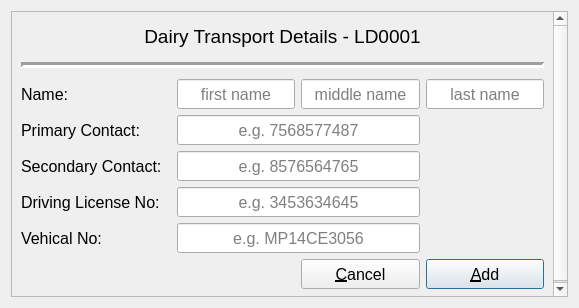
<?xml version="1.0" encoding="UTF-8"?>
<ui version="4.0">
 <class>NewTransport</class>
 <widget class="QWidget" name="NewTransport">
  <property name="geometry">
   <rect>
    <x>0</x>
    <y>0</y>
    <width>579</width>
    <height>308</height>
   </rect>
  </property>
  <property name="windowTitle">
   <string>NewTransport</string>
  </property>
  <layout class="QGridLayout" name="gridLayout">
   <item row="0" column="0">
    <widget class="QScrollArea" name="scrollArea">
     <property name="widgetResizable">
      <bool>true</bool>
     </property>
     <widget class="QWidget" name="scrollAreaWidgetContents">
      <property name="geometry">
       <rect>
        <x>0</x>
        <y>0</y>
        <width>559</width>
        <height>288</height>
       </rect>
      </property>
      <layout class="QGridLayout" name="gridLayout_2">
       <item row="0" column="0" colspan="4">
        <widget class="QLabel" name="label">
         <property name="sizePolicy">
          <sizepolicy hsizetype="Preferred" vsizetype="Fixed">
           <horstretch>0</horstretch>
           <verstretch>0</verstretch>
          </sizepolicy>
         </property>
         <property name="minimumSize">
          <size>
           <width>0</width>
           <height>30</height>
          </size>
         </property>
         <property name="maximumSize">
          <size>
           <width>16777215</width>
           <height>30</height>
          </size>
         </property>
         <property name="font">
          <font>
           <pointsize>14</pointsize>
          </font>
         </property>
         <property name="text">
          <string>Dairy Transport Details - LD0001</string>
         </property>
         <property name="alignment">
          <set>Qt::AlignCenter</set>
         </property>
        </widget>
       </item>
       <item row="1" column="0" colspan="4">
        <widget class="Line" name="line">
         <property name="sizePolicy">
          <sizepolicy hsizetype="Preferred" vsizetype="Fixed">
           <horstretch>0</horstretch>
           <verstretch>0</verstretch>
          </sizepolicy>
         </property>
         <property name="minimumSize">
          <size>
           <width>0</width>
           <height>16</height>
          </size>
         </property>
         <property name="maximumSize">
          <size>
           <width>16777215</width>
           <height>16</height>
          </size>
         </property>
         <property name="lineWidth">
          <number>3</number>
         </property>
         <property name="orientation">
          <enum>Qt::Horizontal</enum>
         </property>
        </widget>
       </item>
       <item row="2" column="0">
        <widget class="QLabel" name="nameLabel">
         <property name="sizePolicy">
          <sizepolicy hsizetype="Preferred" vsizetype="Fixed">
           <horstretch>0</horstretch>
           <verstretch>0</verstretch>
          </sizepolicy>
         </property>
         <property name="minimumSize">
          <size>
           <width>150</width>
           <height>30</height>
          </size>
         </property>
         <property name="maximumSize">
          <size>
           <width>16777215</width>
           <height>30</height>
          </size>
         </property>
         <property name="font">
          <font>
           <pointsize>12</pointsize>
          </font>
         </property>
         <property name="text">
          <string>Name:</string>
         </property>
        </widget>
       </item>
       <item row="2" column="1">
        <widget class="QLineEdit" name="firstNameEdit">
         <property name="sizePolicy">
          <sizepolicy hsizetype="Preferred" vsizetype="Fixed">
           <horstretch>0</horstretch>
           <verstretch>0</verstretch>
          </sizepolicy>
         </property>
         <property name="minimumSize">
          <size>
           <width>0</width>
           <height>30</height>
          </size>
         </property>
         <property name="maximumSize">
          <size>
           <width>16777215</width>
           <height>30</height>
          </size>
         </property>
         <property name="font">
          <font>
           <pointsize>12</pointsize>
          </font>
         </property>
         <property name="toolTip">
          <string>first name of driver</string>
         </property>
         <property name="alignment">
          <set>Qt::AlignCenter</set>
         </property>
         <property name="placeholderText">
          <string>first name</string>
         </property>
        </widget>
       </item>
       <item row="2" column="2">
        <widget class="QLineEdit" name="secondNameEdit">
         <property name="sizePolicy">
          <sizepolicy hsizetype="Preferred" vsizetype="Fixed">
           <horstretch>0</horstretch>
           <verstretch>0</verstretch>
          </sizepolicy>
         </property>
         <property name="minimumSize">
          <size>
           <width>0</width>
           <height>30</height>
          </size>
         </property>
         <property name="maximumSize">
          <size>
           <width>16777215</width>
           <height>30</height>
          </size>
         </property>
         <property name="font">
          <font>
           <pointsize>12</pointsize>
          </font>
         </property>
         <property name="toolTip">
          <string>middle name of driver</string>
         </property>
         <property name="alignment">
          <set>Qt::AlignCenter</set>
         </property>
         <property name="placeholderText">
          <string>middle name</string>
         </property>
        </widget>
       </item>
       <item row="2" column="3">
        <widget class="QLineEdit" name="lastNameEdit">
         <property name="sizePolicy">
          <sizepolicy hsizetype="Preferred" vsizetype="Fixed">
           <horstretch>0</horstretch>
           <verstretch>0</verstretch>
          </sizepolicy>
         </property>
         <property name="minimumSize">
          <size>
           <width>0</width>
           <height>30</height>
          </size>
         </property>
         <property name="maximumSize">
          <size>
           <width>16777215</width>
           <height>30</height>
          </size>
         </property>
         <property name="font">
          <font>
           <pointsize>12</pointsize>
          </font>
         </property>
         <property name="toolTip">
          <string>last name of driver</string>
         </property>
         <property name="alignment">
          <set>Qt::AlignCenter</set>
         </property>
         <property name="placeholderText">
          <string>last name</string>
         </property>
        </widget>
       </item>
       <item row="3" column="0">
        <widget class="QLabel" name="primaryLabel">
         <property name="sizePolicy">
          <sizepolicy hsizetype="Preferred" vsizetype="Fixed">
           <horstretch>0</horstretch>
           <verstretch>0</verstretch>
          </sizepolicy>
         </property>
         <property name="minimumSize">
          <size>
           <width>150</width>
           <height>30</height>
          </size>
         </property>
         <property name="maximumSize">
          <size>
           <width>16777215</width>
           <height>30</height>
          </size>
         </property>
         <property name="font">
          <font>
           <pointsize>12</pointsize>
          </font>
         </property>
         <property name="text">
          <string>Primary Contact:</string>
         </property>
        </widget>
       </item>
       <item row="3" column="1" colspan="2">
        <widget class="QLineEdit" name="pContactEdit">
         <property name="sizePolicy">
          <sizepolicy hsizetype="Preferred" vsizetype="Fixed">
           <horstretch>0</horstretch>
           <verstretch>0</verstretch>
          </sizepolicy>
         </property>
         <property name="minimumSize">
          <size>
           <width>0</width>
           <height>30</height>
          </size>
         </property>
         <property name="maximumSize">
          <size>
           <width>16777215</width>
           <height>30</height>
          </size>
         </property>
         <property name="font">
          <font>
           <pointsize>12</pointsize>
          </font>
         </property>
         <property name="toolTip">
          <string>primary contact number of driver</string>
         </property>
         <property name="alignment">
          <set>Qt::AlignCenter</set>
         </property>
         <property name="placeholderText">
          <string>e.g. 7568577487</string>
         </property>
        </widget>
       </item>
       <item row="4" column="0">
        <widget class="QLabel" name="secondaryLabel">
         <property name="sizePolicy">
          <sizepolicy hsizetype="Preferred" vsizetype="Fixed">
           <horstretch>0</horstretch>
           <verstretch>0</verstretch>
          </sizepolicy>
         </property>
         <property name="minimumSize">
          <size>
           <width>150</width>
           <height>30</height>
          </size>
         </property>
         <property name="maximumSize">
          <size>
           <width>16777215</width>
           <height>30</height>
          </size>
         </property>
         <property name="font">
          <font>
           <pointsize>12</pointsize>
          </font>
         </property>
         <property name="text">
          <string>Secondary Contact:</string>
         </property>
        </widget>
       </item>
       <item row="4" column="1" colspan="2">
        <widget class="QLineEdit" name="sContactEdit">
         <property name="sizePolicy">
          <sizepolicy hsizetype="Preferred" vsizetype="Fixed">
           <horstretch>0</horstretch>
           <verstretch>0</verstretch>
          </sizepolicy>
         </property>
         <property name="minimumSize">
          <size>
           <width>0</width>
           <height>30</height>
          </size>
         </property>
         <property name="maximumSize">
          <size>
           <width>16777215</width>
           <height>30</height>
          </size>
         </property>
         <property name="font">
          <font>
           <pointsize>12</pointsize>
          </font>
         </property>
         <property name="toolTip">
          <string>secondary contact of driver</string>
         </property>
         <property name="alignment">
          <set>Qt::AlignCenter</set>
         </property>
         <property name="placeholderText">
          <string>e.g. 8576564765</string>
         </property>
        </widget>
       </item>
       <item row="5" column="0">
        <widget class="QLabel" name="lecenseLabel">
         <property name="sizePolicy">
          <sizepolicy hsizetype="Preferred" vsizetype="Fixed">
           <horstretch>0</horstretch>
           <verstretch>0</verstretch>
          </sizepolicy>
         </property>
         <property name="minimumSize">
          <size>
           <width>150</width>
           <height>30</height>
          </size>
         </property>
         <property name="maximumSize">
          <size>
           <width>16777215</width>
           <height>30</height>
          </size>
         </property>
         <property name="font">
          <font>
           <pointsize>12</pointsize>
          </font>
         </property>
         <property name="text">
          <string>Driving License No:</string>
         </property>
        </widget>
       </item>
       <item row="5" column="1" colspan="2">
        <widget class="QLineEdit" name="licenseEdit">
         <property name="sizePolicy">
          <sizepolicy hsizetype="Preferred" vsizetype="Fixed">
           <horstretch>0</horstretch>
           <verstretch>0</verstretch>
          </sizepolicy>
         </property>
         <property name="minimumSize">
          <size>
           <width>0</width>
           <height>30</height>
          </size>
         </property>
         <property name="maximumSize">
          <size>
           <width>16777215</width>
           <height>30</height>
          </size>
         </property>
         <property name="font">
          <font>
           <pointsize>12</pointsize>
          </font>
         </property>
         <property name="toolTip">
          <string>license number of driver</string>
         </property>
         <property name="alignment">
          <set>Qt::AlignCenter</set>
         </property>
         <property name="placeholderText">
          <string>e.g. 3453634645</string>
         </property>
        </widget>
       </item>
       <item row="6" column="0">
        <widget class="QLabel" name="vehicalLabel">
         <property name="sizePolicy">
          <sizepolicy hsizetype="Preferred" vsizetype="Fixed">
           <horstretch>0</horstretch>
           <verstretch>0</verstretch>
          </sizepolicy>
         </property>
         <property name="minimumSize">
          <size>
           <width>150</width>
           <height>30</height>
          </size>
         </property>
         <property name="maximumSize">
          <size>
           <width>16777215</width>
           <height>30</height>
          </size>
         </property>
         <property name="font">
          <font>
           <pointsize>12</pointsize>
          </font>
         </property>
         <property name="text">
          <string>Vehical No:</string>
         </property>
        </widget>
       </item>
       <item row="6" column="1" colspan="2">
        <widget class="QLineEdit" name="vehicalEdit">
         <property name="sizePolicy">
          <sizepolicy hsizetype="Preferred" vsizetype="Fixed">
           <horstretch>0</horstretch>
           <verstretch>0</verstretch>
          </sizepolicy>
         </property>
         <property name="minimumSize">
          <size>
           <width>0</width>
           <height>30</height>
          </size>
         </property>
         <property name="maximumSize">
          <size>
           <width>16777215</width>
           <height>30</height>
          </size>
         </property>
         <property name="font">
          <font>
           <pointsize>12</pointsize>
          </font>
         </property>
         <property name="toolTip">
          <string>vehical number</string>
         </property>
         <property name="alignment">
          <set>Qt::AlignCenter</set>
         </property>
         <property name="placeholderText">
          <string>e.g. MP14CE3056</string>
         </property>
        </widget>
       </item>
       <item row="7" column="0" colspan="2">
        <spacer name="horizontalSpacer">
         <property name="orientation">
          <enum>Qt::Horizontal</enum>
         </property>
         <property name="sizeHint" stdset="0">
          <size>
           <width>277</width>
           <height>20</height>
          </size>
         </property>
        </spacer>
       </item>
       <item row="7" column="2">
        <widget class="QPushButton" name="cancelButton">
         <property name="sizePolicy">
          <sizepolicy hsizetype="Preferred" vsizetype="Fixed">
           <horstretch>0</horstretch>
           <verstretch>0</verstretch>
          </sizepolicy>
         </property>
         <property name="minimumSize">
          <size>
           <width>0</width>
           <height>30</height>
          </size>
         </property>
         <property name="maximumSize">
          <size>
           <width>16777215</width>
           <height>30</height>
          </size>
         </property>
         <property name="font">
          <font>
           <pointsize>12</pointsize>
          </font>
         </property>
         <property name="cursor">
          <cursorShape>PointingHandCursor</cursorShape>
         </property>
         <property name="toolTip">
          <string>press to update transportation details</string>
         </property>
         <property name="text">
          <string>&amp;Cancel</string>
         </property>
        </widget>
       </item>
       <item row="7" column="3">
        <widget class="QPushButton" name="addButton">
         <property name="sizePolicy">
          <sizepolicy hsizetype="Preferred" vsizetype="Fixed">
           <horstretch>0</horstretch>
           <verstretch>0</verstretch>
          </sizepolicy>
         </property>
         <property name="minimumSize">
          <size>
           <width>0</width>
           <height>30</height>
          </size>
         </property>
         <property name="maximumSize">
          <size>
           <width>16777215</width>
           <height>30</height>
          </size>
         </property>
         <property name="font">
          <font>
           <pointsize>12</pointsize>
          </font>
         </property>
         <property name="cursor">
          <cursorShape>PointingHandCursor</cursorShape>
         </property>
         <property name="toolTip">
          <string>press to update transportation details</string>
         </property>
         <property name="text">
          <string>&amp;Add</string>
         </property>
         <property name="autoDefault">
          <bool>true</bool>
         </property>
         <property name="default">
          <bool>true</bool>
         </property>
         <property name="flat">
          <bool>false</bool>
         </property>
        </widget>
       </item>
      </layout>
     </widget>
    </widget>
   </item>
  </layout>
 </widget>
 <resources/>
 <connections/>
</ui>
